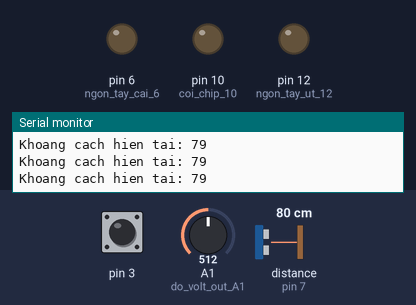
Simulated run of this sketch. Board: Arduino Uno, built with avr-gcc and run on an emulated ATmega328P. Shown: output pins drawn as LEDs (lit = HIGH), the last lines printed to the serial monitor. Wiring (inferred from the names in the program): ultrasonic range finder: trigger pin 8; echo pin 7. Dashed ring = blinking. The test bench sets the inputs (shaded band); at power-on: distance to the obstacle (sensor on pin 7) 80 cm, pin 3 HIGH, A1 (do_volt_out_A1) = 512. The echo pulse lasts 58.3 µs per cm; EEPROM starts erased; pins used as bus, display or sensor lines are not drawn.

Above: at 2.5 s.
2.6 s: distance to the obstacle (sensor on pin 7) set to 57 cm
4.1 s: distance to the obstacle (sensor on pin 7) set to 47 cm
At 4.8 s:
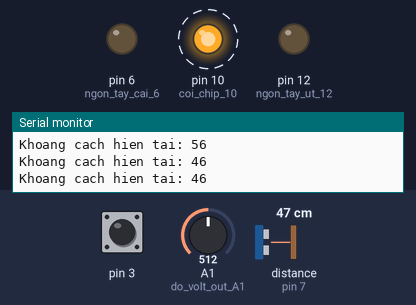
7.1 s: pin 3 pulled LOW for 0.15 s
At 7.35 s:
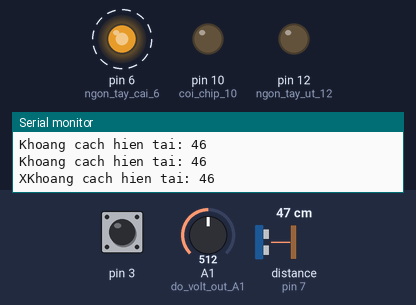
10.2 s: distance to the obstacle (sensor on pin 7) set to 23 cm
13.2 s: distance to the obstacle (sensor on pin 7) set to 19 cm
At 13.55 s:
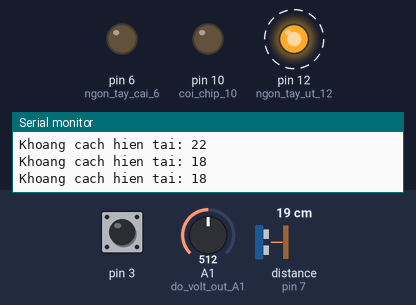
16.2 s: pin 3 pulled LOW for 1 s
At 16.97 s:
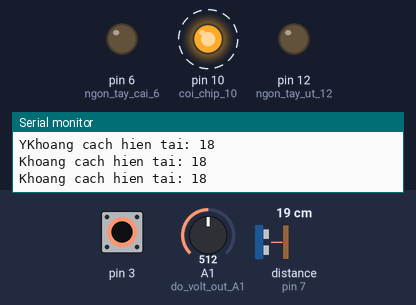
Timing chart, 0 to 20.2 s (numbered marks = the images above; inputs shaded):
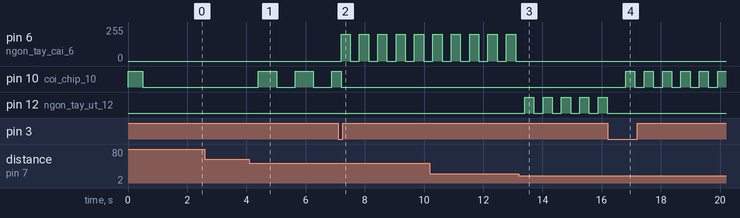

The sketch:

Bracelet10-07-19.ino
```cpp
//10/07/2019-----
#include <EEPROM.h>
#include <TinyGPS++.h>
#include <SoftwareSerial.h>
#include <TimerOne.h>
static volatile unsigned long khoang_cach;
const int trig = 8; //chân trig của HC-SR04
const int echo = 7; //chân echo của HC-SR04

byte ngon_tay_cai_6 = 6; //ngón tay cái - thumb
byte ngon_tay_ut_12 = 12; //ngón tay út - little finger
//byte relay = 4; //relay 3v3a
byte coi_chip_10 = 10; //buzzer
byte led_11 = 11; //led
byte relay = 4; //relay 3v3a
byte opto_volt_pin_5 = 5; //opto pc817
byte do_volt_out_A1 = A1; //Check whether the charger is charging or not
byte do_volt_pin_A2 = A2; //Measure the battery voltage
byte led_mode = 13;

byte rung_cai = 0;
byte rung_ut = 0;
byte rung_cai_1 = 0;
byte rung_cai_2 = 0;
byte rung_ut_1 = 0;
byte rung_ut_2 = 0;
bool che_do_rung = 0;
byte loa1 = 0;
byte loa2 = 0;
byte den1 = 0;
byte den2 = 0;
char mode = '0';

int dovolt_out = 0;
float volt_out = 0;
unsigned long pe_rung = 0;
unsigned long pe_rung_cai_1 = 0;
unsigned long pe_rung_cai_2 = 0;
unsigned long pe_rung_ut_1 = 0;
unsigned long pe_rung_ut_2 = 0;
unsigned long pe_loa1 = 0;
unsigned long pe_loa2 = 0;
unsigned long pe11 = 0;
unsigned long pe12 = 0;

static const uint32_t GPSBaud = 9600;
static const int RXPin = 13, TXPin = 12;

void getDistance(){
  digitalWrite(trig, LOW);
  delayMicroseconds(5);
  digitalWrite(trig, HIGH);
  delayMicroseconds(10);
  digitalWrite(trig, LOW);
  unsigned long tgian = pulseIn(echo,HIGH,30000);
  khoang_cach =  0.0343 * tgian / 2;
  Serial.print("Khoang cach hien tai: ");
  Serial.println(khoang_cach);
}

void setup()
{

    attachInterrupt(digitalPinToInterrupt(3),ngat1,FALLING);
    Timer1.initialize(300000);  //0.3s
    Timer1.attachInterrupt(getDistance);
    Serial.begin(9600);     // giao tiếp Serial với baudrate 9600
    //ss.begin(GPSBaud);
    pinMode(trig, OUTPUT); // chân trig sẽ phát tín hiệu
    pinMode(coi_chip_10, OUTPUT);
    digitalWrite(coi_chip_10, HIGH);
    delay(500);
    digitalWrite(coi_chip_10, LOW);
    pinMode(ngon_tay_cai_6, OUTPUT);
    pinMode(ngon_tay_ut_12, OUTPUT);
    pinMode(echo, INPUT); // chân echo sẽ nhận tín hiệu
    pinMode(3,INPUT_PULLUP);
    delay(600);
    che_do_rung = EEPROM.read(13);
    delay(200);
    if ((che_do_rung != 1) && (che_do_rung != 0)) {
        delay(1000);
        EEPROM.write(13, 0);
        delay(1000);
        che_do_rung = EEPROM.read(13);
    } //quan trọng, chỉ dùng 1 lần - Only run once
//
}
void ngat()
{
  digitalWrite(ngon_tay_cai_6, 0);
  digitalWrite(ngon_tay_ut_12, 0);
  digitalWrite(coi_chip_10, LOW);

}
void ngat1()
{
  che_do_rung=!che_do_rung;
  EEPROM.write(13, che_do_rung);
  che_do_rung=EEPROM.read(13);
  //Chế độ rung
  if(che_do_rung==0){
    Serial.print('X');
    digitalWrite(led_mode,HIGH);
  }
  //Chế độ âm thanh
  else{
    Serial.print('Y');
    digitalWrite(led_mode,LOW);
  }
}


void sacPin(unsigned long ms)
{
    unsigned long start_sac = millis();// thời gian tính từ lúc bật máy đến khi cắm sạc(ms)
    while ((millis() - start_sac <= ms) && (volt_out >= 3.5)) // khi thời gian sạc chưa đủ và volt_out > = 3.5V thì vẫn sạc
    {
        //đo volt ngoài
        dovolt_out = analogRead(do_volt_out_A1);
        volt_out = dovolt_out / 1023.0 * 5.0;
        //nháy đèn
        if ((den1 == 0) && (millis() - pe12 >= 1000)) {
            pe11 = millis();
            digitalWrite(led_11, HIGH);
            den1 = 1;
            den2 = 0;
        }
        if ((den2 == 0) && (millis() - pe11 >= 1000)) {
            pe12 = millis();
            digitalWrite(led_11, LOW);
            den2 = 1;
            den1 = 0;
        }
            digitalWrite(led_11,1);
            delay(1000);
            digitalWrite(11,0);
            delay(1000);
    }
    digitalWrite(led_11, HIGH);
}

void loop()
{
  //đo volt ngoài - Check whether the charger is charging or not
     dovolt_out = analogRead(do_volt_out_A1);
     volt_out = dovolt_out / 1023.0 * 5.0;
     digitalWrite(opto_volt_pin_5, LOW);

    //chế độ sạc pin - Battery charging mode
     while ((volt_out >= 3.5) ) {
        digitalWrite(coi_chip_10, LOW);
        analogWrite(ngon_tay_cai_6, 0);
        analogWrite(ngon_tay_ut_12, 0);
        sacPin(360000);

        //đo volt ngoài - Check whether the charger is charging or not
        dovolt_out = analogRead(do_volt_out_A1);
        volt_out = dovolt_out / 1023.0 * 5.0;
        digitalWrite(relay, HIGH);
        digitalWrite(opto_volt_pin_5, HIGH);
        delay(50);
        //đo volt pin - Measure the battery voltage
        int dovolt_pin = analogRead(do_volt_pin_A2);
        float volt_pin = dovolt_pin / 1023.0 * 5.0;
        if (volt_pin <= 3.3) {
            digitalWrite(relay, HIGH);// pin được nối với chân chờ hở của adapter để chuẩn bị sạc
            sacPin(3600000);
        }
        if(volt_pin >=4){
            digitalWrite(led_11, HIGH);
            digitalWrite(relay,LOW);
        }//full battery
    }
    //chế độ không sạc pin - No battery charging mode
    if (volt_out < 3.5) {
        //Kiểm tra có nhận được dữ liệu điều khiển từ ESP hay k
        if(Serial.available()){
          char mode = Serial.read();
          if(mode=='0') che_do_rung = 0;
          else if(mode=='1') che_do_rung = 1;
        }
        delay(10);
        if (che_do_rung == 1) {
            //delay(300);
            EEPROM.write(13, 1);
            delay(300);
        }
        else {
            //delay(300);
            EEPROM.write(13, 0);
            delay(300);
        }
        che_do_rung = EEPROM.read(13);


        if (khoang_cach <= 20) {
            rung_cai = 0;
            rung_ut = 1;
            pe_rung = millis();
        }
        if ((khoang_cach > 20) && (khoang_cach <= 50)) {
            rung_cai = 1;
            rung_ut = 0;
            pe_rung = millis();
        }
        if(khoang_cach>50) {
            if (millis() - pe_rung >= 1000) {
                rung_cai = 0;
                rung_ut = 0;
            }
        }

        //chế độ rung ngón tay - finger vibration mode
        if (che_do_rung == 0) {

                digitalWrite(coi_chip_10, LOW);

            // rung nhẹ ngón tay cái - Motor vibration on the thumb
            if (rung_cai == 1) {
                if ((rung_cai_1 == 0) && (millis() - pe_rung_cai_2 >= 100)) {
                    pe_rung_cai_1 = millis();
                    analogWrite(ngon_tay_cai_6, 200);
                    rung_cai_1 = 1;
                    rung_cai_2 = 0;
                } //rung có nhịp
                if ((rung_cai_2 == 0) && (millis() - pe_rung_cai_1 >= 300)) {
                    pe_rung_cai_2 = millis();
                    analogWrite(ngon_tay_cai_6, 0);
                    rung_cai_2 = 1;
                    rung_cai_1 = 0;
                }
            }
            else {
                analogWrite(ngon_tay_cai_6, 0);
            }
            // rung nhẹ ngón tay út - Vibration motor on the little finger
            if (rung_ut == 1) {
                if ((rung_ut_1 == 0) && (millis() - pe_rung_ut_2 >= 100)) {
                    pe_rung_ut_1 = millis();
                    analogWrite(ngon_tay_ut_12, 200);
                    rung_ut_1 = 1;
                    rung_ut_2 = 0;
                } //rung có nhịp - Vibration motor feel comfortable
                if ((rung_ut_2 == 0) && (millis() - pe_rung_ut_1 >= 300)) {
                    pe_rung_ut_2 = millis();
                    analogWrite(ngon_tay_ut_12, 0);
                    rung_ut_2 = 1;
                    rung_ut_1 = 0;
                }
            }
              else {
                analogWrite(ngon_tay_ut_12, 0);
            }
        }
        //chế độ phát loa, nháy loa nhanh dần khi khoảng cách giảm dần - Sound mode
        else {

            analogWrite(ngon_tay_cai_6, 0);
            analogWrite(ngon_tay_ut_12, 0);
        if (20< khoang_cach&&khoang_cach <= 50) {
                    if ((loa1 == 0) && (millis() - pe_loa2 >= 500)) {
                    pe_loa1 = millis();
                    digitalWrite(coi_chip_10, HIGH);
                    loa1 = 1;
                    loa2 = 0;
                }
                if ((loa2 == 0) && (millis() - pe_loa1 >= 500)) {
                    pe_loa2 = millis();
                    digitalWrite(coi_chip_10, LOW);
                    loa2 = 1;
                    loa1 = 0;
                }
            }
         if (khoang_cach<=20){
             if ((loa1 == 0) && (millis() - pe_loa2 >= 100)) {
                pe_loa1 = millis();
                digitalWrite(coi_chip_10, HIGH);
                loa1 = 1;
                loa2 = 0;
            }
            if ((loa2 == 0) && (millis() - pe_loa1 >= 100)) {
                pe_loa2 = millis();
                digitalWrite(coi_chip_10, LOW);
                loa2 = 1;
                loa1 = 0;
            }
                  }
        if (khoang_cach >50)
        {
          digitalWrite(coi_chip_10, LOW);
        }
    }
    }
}
```

Measured:
- the behaviour switches between 52 and 51 cm on distance to the obstacle (sensor on pin 7) (found by bisection; images 0 and 1)
- the behaviour switches between 22 and 21 cm on distance to the obstacle (sensor on pin 7) (found by bisection; images 2 and 3)
- after the input at 4.1 s, pin 10 (coi_chip_10): alternates HIGH for 0.62 s and LOW for 0.62 s, starting after 0.30 s
- after the input at 7.1 s, pin 6 (ngon_tay_cai_6): alternates 200/255 for 0.31 s and 0/255 for 0.31 s, starting after 0.10 s
- after the input at 13.2 s, pin 6 (ngon_tay_cai_6): stops changing and stays 0/255; pin 12 (ngon_tay_ut_12): alternates HIGH for 0.31 s and LOW for 0.31 s, starting after 0.20 s
- after the input at 16.2 s, pin 10 (coi_chip_10): alternates HIGH for 0.31 s and LOW for 0.31 s, starting after 0.62 s; pin 12 (ngon_tay_ut_12): stops changing and stays LOW
